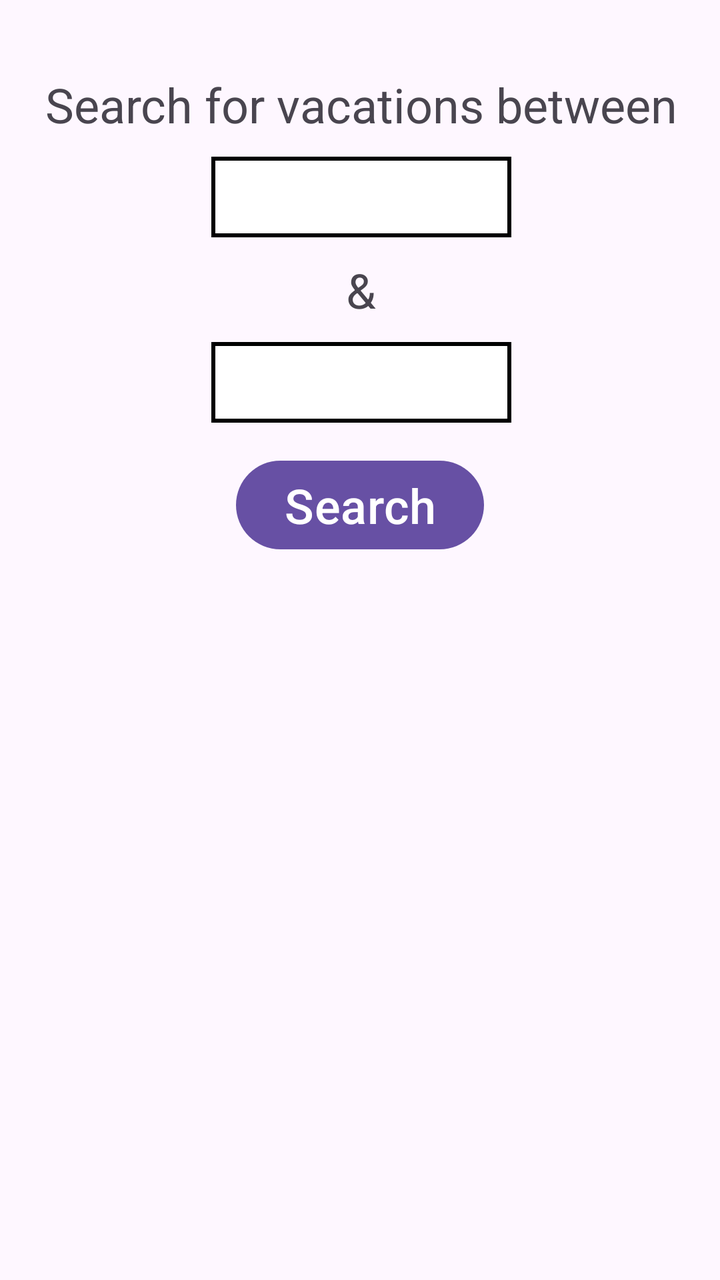
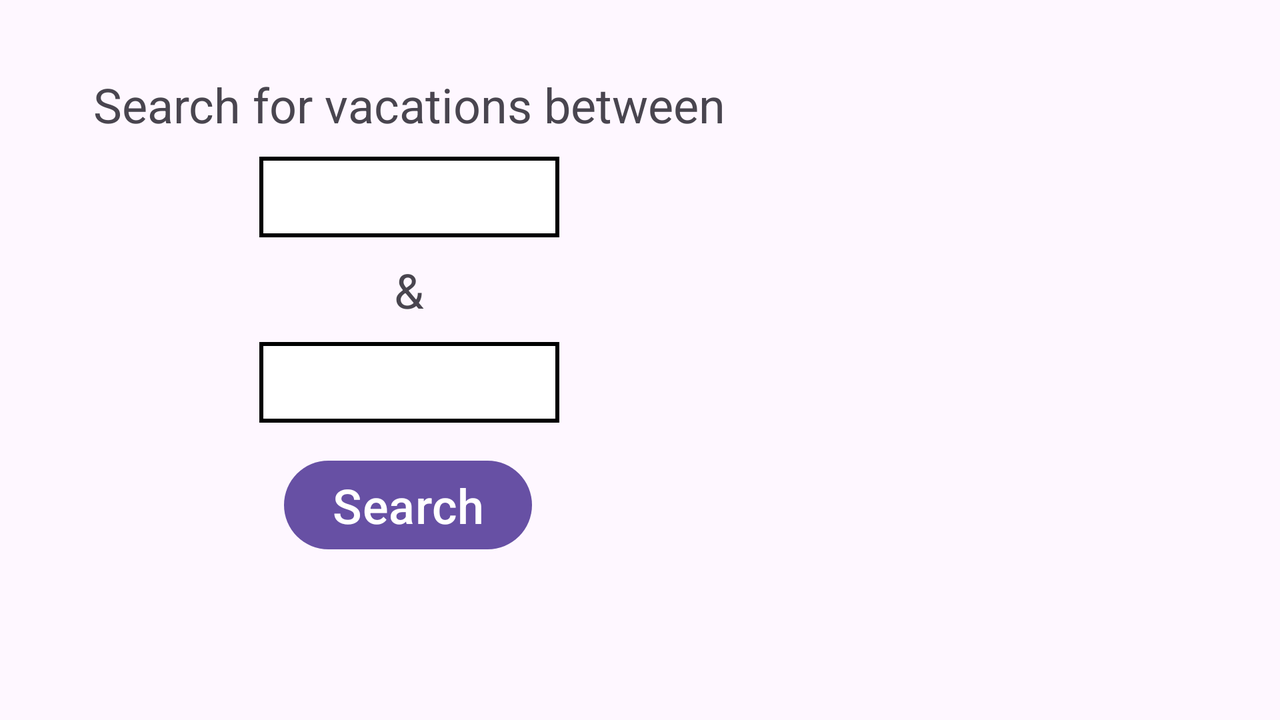

First picture: res/layout/ on a phone held upright. Second picture: the repository's own variant of that layout, on a device whose configuration matches the variant's folder. Source for both follows.
<!-- AndroidManifest.xml: application theme Theme.D308VacationPlanner -->
<!-- res/layout/activity_search.xml -->
<?xml version="1.0" encoding="utf-8"?>
<androidx.constraintlayout.widget.ConstraintLayout xmlns:android="http://schemas.android.com/apk/res/android"
    xmlns:app="http://schemas.android.com/apk/res-auto"
    xmlns:tools="http://schemas.android.com/tools"
    android:id="@+id/main"
    android:layout_width="match_parent"
    android:layout_height="match_parent"
    android:fitsSystemWindows="true"
    tools:context=".UI.SearchActivity">


    <androidx.constraintlayout.widget.ConstraintLayout
        android:id="@+id/constraintLayout"
        android:layout_width="409dp"
        android:layout_height="300dp"
        app:layout_constraintEnd_toEndOf="parent"
        app:layout_constraintStart_toStartOf="parent"
        app:layout_constraintTop_toTopOf="parent">

        <TextView
            android:id="@+id/instruction_text1"
            android:layout_width="wrap_content"
            android:layout_height="wrap_content"
            android:layout_marginTop="36dp"
            android:text="@string/instruction_text1"
            android:textSize="24sp"
            app:layout_constraintEnd_toEndOf="parent"
            app:layout_constraintStart_toStartOf="parent"
            app:layout_constraintTop_toTopOf="parent" />

        <TextView
            android:id="@+id/earliest_search_date"
            android:layout_width="150dp"
            android:layout_height="wrap_content"
            android:layout_marginTop="10dp"
            android:focusable="auto"
            android:text=""
            android:textSize="24sp"
            android:background="@drawable/text_view_border"
            app:layout_constraintEnd_toEndOf="parent"
            app:layout_constraintStart_toStartOf="parent"
            app:layout_constraintTop_toBottomOf="@+id/instruction_text1" />

        <TextView
            android:id="@+id/instruction_text2"
            android:layout_width="wrap_content"
            android:layout_height="wrap_content"
            android:layout_marginTop="10dp"
            android:text="@string/amp"
            android:textSize="24sp"
            app:layout_constraintEnd_toEndOf="parent"
            app:layout_constraintStart_toStartOf="parent"
            app:layout_constraintTop_toBottomOf="@+id/earliest_search_date" />

        <TextView
            android:id="@+id/latest_search_date"
            android:layout_width="150dp"
            android:layout_height="wrap_content"
            android:layout_marginTop="10dp"
            android:focusable="auto"
            android:text=""
            android:textSize="24sp"
            android:background="@drawable/text_view_border"
            app:layout_constraintEnd_toEndOf="parent"
            app:layout_constraintStart_toStartOf="parent"
            app:layout_constraintTop_toBottomOf="@+id/instruction_text2" />

        <Button
            android:id="@+id/search_button"
            android:layout_width="wrap_content"
            android:layout_height="wrap_content"
            android:layout_marginTop="15dp"
            android:text="@string/search"
            android:textSize="24sp"
            app:layout_constraintEnd_toEndOf="parent"
            app:layout_constraintHorizontal_bias="0.498"
            app:layout_constraintStart_toStartOf="parent"
            app:layout_constraintTop_toBottomOf="@+id/latest_search_date" />
    </androidx.constraintlayout.widget.ConstraintLayout>

    <androidx.recyclerview.widget.RecyclerView
        android:id="@+id/search_result_recyclerView"
        android:layout_width="match_parent"
        android:layout_height="wrap_content"
        app:layout_constraintEnd_toEndOf="parent"
        app:layout_constraintTop_toBottomOf="@+id/report_header" />

    <TextView
        android:id="@+id/report_header"
        android:layout_width="wrap_content"
        android:layout_height="wrap_content"
        android:textSize="20sp"
        app:layout_constraintStart_toStartOf="parent"
        app:layout_constraintTop_toBottomOf="@+id/constraintLayout" />

    <TextView
        android:id="@+id/item_count"
        android:layout_width="wrap_content"
        android:layout_height="wrap_content"
        android:layout_marginEnd="10dp"
        android:textSize="20sp"
        app:layout_constraintEnd_toEndOf="parent"
        app:layout_constraintTop_toBottomOf="@+id/search_result_recyclerView" />

</androidx.constraintlayout.widget.ConstraintLayout>
<!-- resources referenced by this layout -->
<resources>
  <!-- drawable text_view_border (drawable) -->
  <?xml version="1.0" encoding="utf-8"?>
  <shape xmlns:android="http://schemas.android.com/apk/res/android"
      android:shape="rectangle">
  
      <solid android:color="#FFFFFF" />
  
      <stroke
          android:width="2dp"
          android:color="#000000" />
  
  
      <padding
          android:bottom="4dp"
          android:left="4dp"
          android:right="4dp"
          android:top="4dp" />
  
  </shape>
  <string name="amp">&amp;</string>
  <string name="instruction_text1">Search for vacations between</string>
  <string name="search">Search</string>
  <!-- from res/values-v23/ -->
  <style name="Theme.D308VacationPlanner" parent="Base.Theme.D308VacationPlanner">
          
          <item name="android:navigationBarColor">@android:color/transparent</item>
          <item name="android:statusBarColor">@android:color/transparent</item>
          <item name="android:windowLightStatusBar">?attr/isLightTheme</item>
      </style>
  <style name="Base.Theme.D308VacationPlanner" parent="Theme.Material3.DayNight">
          
          
      </style>
</resources>
<!-- res/layout-land/activity_search.xml (the repository's variant of the layout above) -->
<!-- drawn on the phone turned sideways -->
<?xml version="1.0" encoding="utf-8"?>
<androidx.constraintlayout.widget.ConstraintLayout xmlns:android="http://schemas.android.com/apk/res/android"
    xmlns:app="http://schemas.android.com/apk/res-auto"
    xmlns:tools="http://schemas.android.com/tools"
    android:id="@+id/main"
    android:layout_width="match_parent"
    android:layout_height="match_parent"
    android:fitsSystemWindows="true"
    tools:context=".UI.SearchActivity">


    <androidx.constraintlayout.widget.ConstraintLayout
        android:id="@+id/constraintLayout"
        android:layout_width="409dp"
        android:layout_height="300dp"
        app:layout_constraintEnd_toEndOf="parent"
        app:layout_constraintHorizontal_bias="0.0"
        app:layout_constraintStart_toStartOf="parent"
        app:layout_constraintTop_toTopOf="parent">

        <TextView
            android:id="@+id/instruction_text1"
            android:layout_width="wrap_content"
            android:layout_height="wrap_content"
            android:layout_marginTop="36dp"
            android:text="@string/instruction_text1"
            android:textSize="24sp"
            app:layout_constraintEnd_toEndOf="parent"
            app:layout_constraintStart_toStartOf="parent"
            app:layout_constraintTop_toTopOf="parent" />

        <TextView
            android:id="@+id/earliest_search_date"
            android:layout_width="150dp"
            android:layout_height="wrap_content"
            android:layout_marginTop="10dp"
            android:background="@drawable/text_view_border"
            android:focusable="auto"
            android:text=""
            android:textSize="24sp"
            app:layout_constraintEnd_toEndOf="parent"
            app:layout_constraintStart_toStartOf="parent"
            app:layout_constraintTop_toBottomOf="@+id/instruction_text1" />

        <TextView
            android:id="@+id/instruction_text2"
            android:layout_width="wrap_content"
            android:layout_height="wrap_content"
            android:layout_marginTop="10dp"
            android:text="@string/amp"
            android:textSize="24sp"
            app:layout_constraintEnd_toEndOf="parent"
            app:layout_constraintStart_toStartOf="parent"
            app:layout_constraintTop_toBottomOf="@+id/earliest_search_date" />

        <TextView
            android:id="@+id/latest_search_date"
            android:layout_width="150dp"
            android:layout_height="wrap_content"
            android:layout_marginTop="10dp"
            android:background="@drawable/text_view_border"
            android:focusable="auto"
            android:text=""
            android:textSize="24sp"
            app:layout_constraintEnd_toEndOf="parent"
            app:layout_constraintStart_toStartOf="parent"
            app:layout_constraintTop_toBottomOf="@+id/instruction_text2" />

        <Button
            android:id="@+id/search_button"
            android:layout_width="wrap_content"
            android:layout_height="wrap_content"
            android:layout_marginTop="15dp"
            android:text="@string/search"
            android:textSize="24sp"
            app:layout_constraintEnd_toEndOf="parent"
            app:layout_constraintHorizontal_bias="0.498"
            app:layout_constraintStart_toStartOf="parent"
            app:layout_constraintTop_toBottomOf="@+id/latest_search_date" />
    </androidx.constraintlayout.widget.ConstraintLayout>

    <androidx.recyclerview.widget.RecyclerView
        android:id="@+id/search_result_recyclerView"
        android:layout_width="wrap_content"
        android:layout_height="wrap_content"
        app:layout_constraintEnd_toEndOf="parent"
        app:layout_constraintHorizontal_bias="0.0"
        app:layout_constraintStart_toEndOf="@+id/constraintLayout"
        app:layout_constraintTop_toBottomOf="@+id/report_header" />

    <TextView
        android:id="@+id/report_header"
        android:layout_width="wrap_content"
        android:layout_height="wrap_content"
        android:textSize="20sp"
        android:minWidth="10dp"
        app:layout_constraintStart_toEndOf="@+id/constraintLayout"
        app:layout_constraintTop_toTopOf="parent" />

    <TextView
        android:id="@+id/item_count"
        android:layout_width="wrap_content"
        android:layout_height="wrap_content"
        android:layout_marginEnd="16dp"
        android:minWidth="10dp"
        android:textSize="20sp"
        app:layout_constraintEnd_toEndOf="parent"
        app:layout_constraintTop_toBottomOf="@+id/search_result_recyclerView" />

</androidx.constraintlayout.widget.ConstraintLayout>
